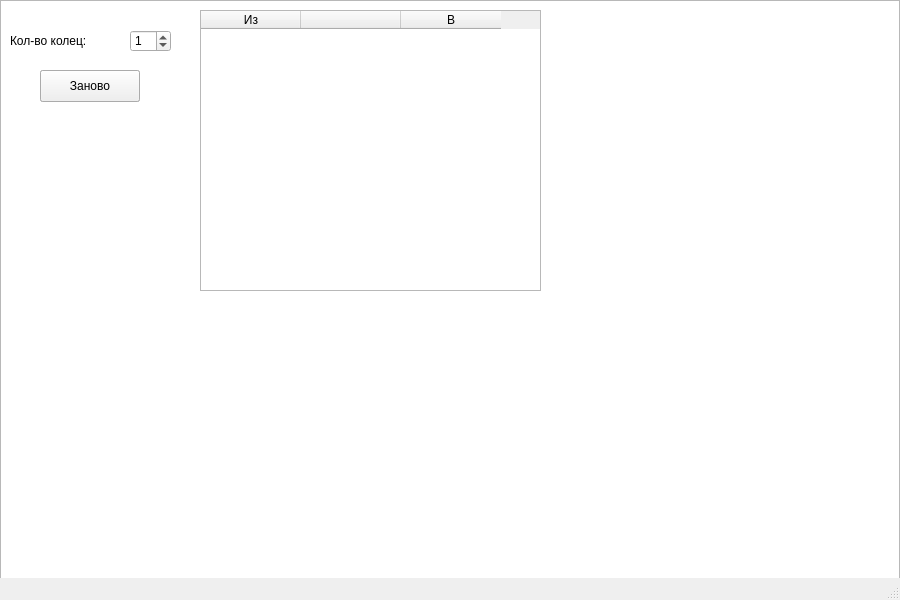
<?xml version="1.0" encoding="UTF-8"?>
<ui version="4.0">
 <class>MainWindow</class>
 <widget class="QMainWindow" name="MainWindow">
  <property name="geometry">
   <rect>
    <x>0</x>
    <y>0</y>
    <width>900</width>
    <height>600</height>
   </rect>
  </property>
  <property name="windowTitle">
   <string>MainWindow</string>
  </property>
  <widget class="QWidget" name="centralwidget">
   <widget class="QGraphicsView" name="graphicsView">
    <property name="geometry">
     <rect>
      <x>0</x>
      <y>0</y>
      <width>900</width>
      <height>600</height>
     </rect>
    </property>
   </widget>
   <widget class="QPushButton" name="StartButton">
    <property name="geometry">
     <rect>
      <x>40</x>
      <y>70</y>
      <width>100</width>
      <height>32</height>
     </rect>
    </property>
    <property name="text">
     <string>Начать</string>
    </property>
   </widget>
   <widget class="QSpinBox" name="spinBox">
    <property name="geometry">
     <rect>
      <x>130</x>
      <y>30</y>
      <width>41</width>
      <height>22</height>
     </rect>
    </property>
    <property name="maximum">
     <number>10</number>
    </property>
    <property name="value">
     <number>1</number>
    </property>
   </widget>
   <widget class="QLabel" name="label">
    <property name="geometry">
     <rect>
      <x>10</x>
      <y>30</y>
      <width>121</width>
      <height>21</height>
     </rect>
    </property>
    <property name="text">
     <string>Кол-во колец:</string>
    </property>
   </widget>
   <widget class="QTableWidget" name="table">
    <property name="geometry">
     <rect>
      <x>200</x>
      <y>10</y>
      <width>341</width>
      <height>281</height>
     </rect>
    </property>
    <column>
     <property name="text">
      <string>Из</string>
     </property>
    </column>
    <column>
     <property name="text">
      <string/>
     </property>
    </column>
    <column>
     <property name="text">
      <string>В</string>
     </property>
    </column>
   </widget>
   <widget class="QPushButton" name="RestartBut">
    <property name="geometry">
     <rect>
      <x>40</x>
      <y>70</y>
      <width>100</width>
      <height>32</height>
     </rect>
    </property>
    <property name="text">
     <string>Заново</string>
    </property>
   </widget>
  </widget>
  <widget class="QMenuBar" name="menubar">
   <property name="geometry">
    <rect>
     <x>0</x>
     <y>0</y>
     <width>900</width>
     <height>22</height>
    </rect>
   </property>
  </widget>
  <widget class="QStatusBar" name="statusbar"/>
 </widget>
 <resources/>
 <connections/>
</ui>
